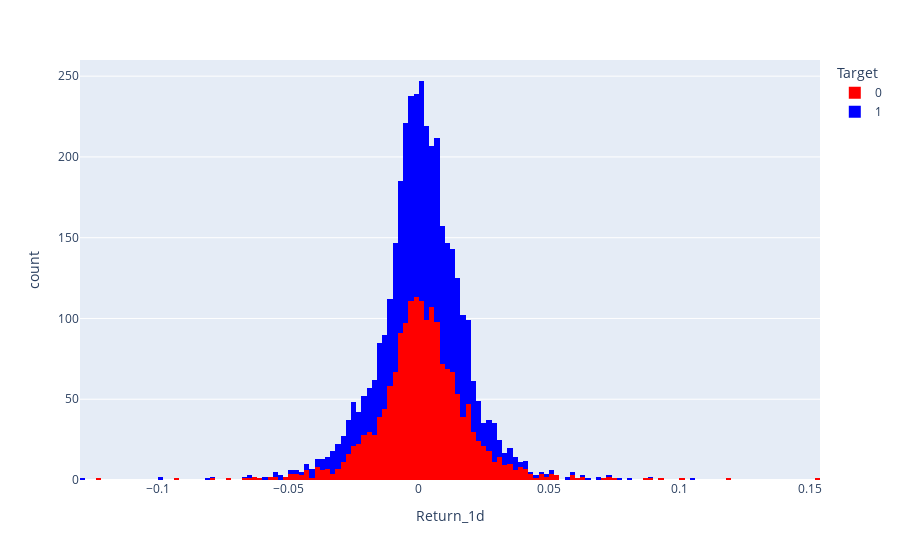

The notebook cell this image was saved under:
### Code cell
px.histogram(stock_df, x = 'Return_1d', color = 'Target', color_discrete_sequence = ['red', 'blue'])

### Figure 1 — Plotly figure (JSON) as saved in the notebook; plotly's stock layout.template omitted (floating-point values rounded to 4 significant figures; data arrays with more than 128 entries replaced by an {"elided": "..."} marker saying what was removed)
{"data": [{"bingroup": "x", "hovertemplate": "Target=0<br>Return_1d=%{x}<br>count=%{y}<extra></extra>", "legendgroup": "0", "marker": {"color": "red", "pattern": {"shape": ""}}, "name": "0", "orientation": "v", "showlegend": true, "type": "histogram", "x": {"elided": "1795 float values"}, "xaxis": "x", "yaxis": "y"}, {"bingroup": "x", "hovertemplate": "Target=1<br>Return_1d=%{x}<br>count=%{y}<extra></extra>", "legendgroup": "1", "marker": {"color": "blue", "pattern": {"shape": ""}}, "name": "1", "orientation": "v", "showlegend": true, "type": "histogram", "x": {"elided": "2021 float values"}, "xaxis": "x", "yaxis": "y"}], "layout": {"barmode": "relative", "legend": {"title": {"text": "Target"}, "tracegroupgap": 0}, "margin": {"t": 60}, "xaxis": {"anchor": "y", "domain": [0, 1], "title": {"text": "Return_1d"}}, "yaxis": {"anchor": "x", "domain": [0, 1], "title": {"text": "count"}}}}
